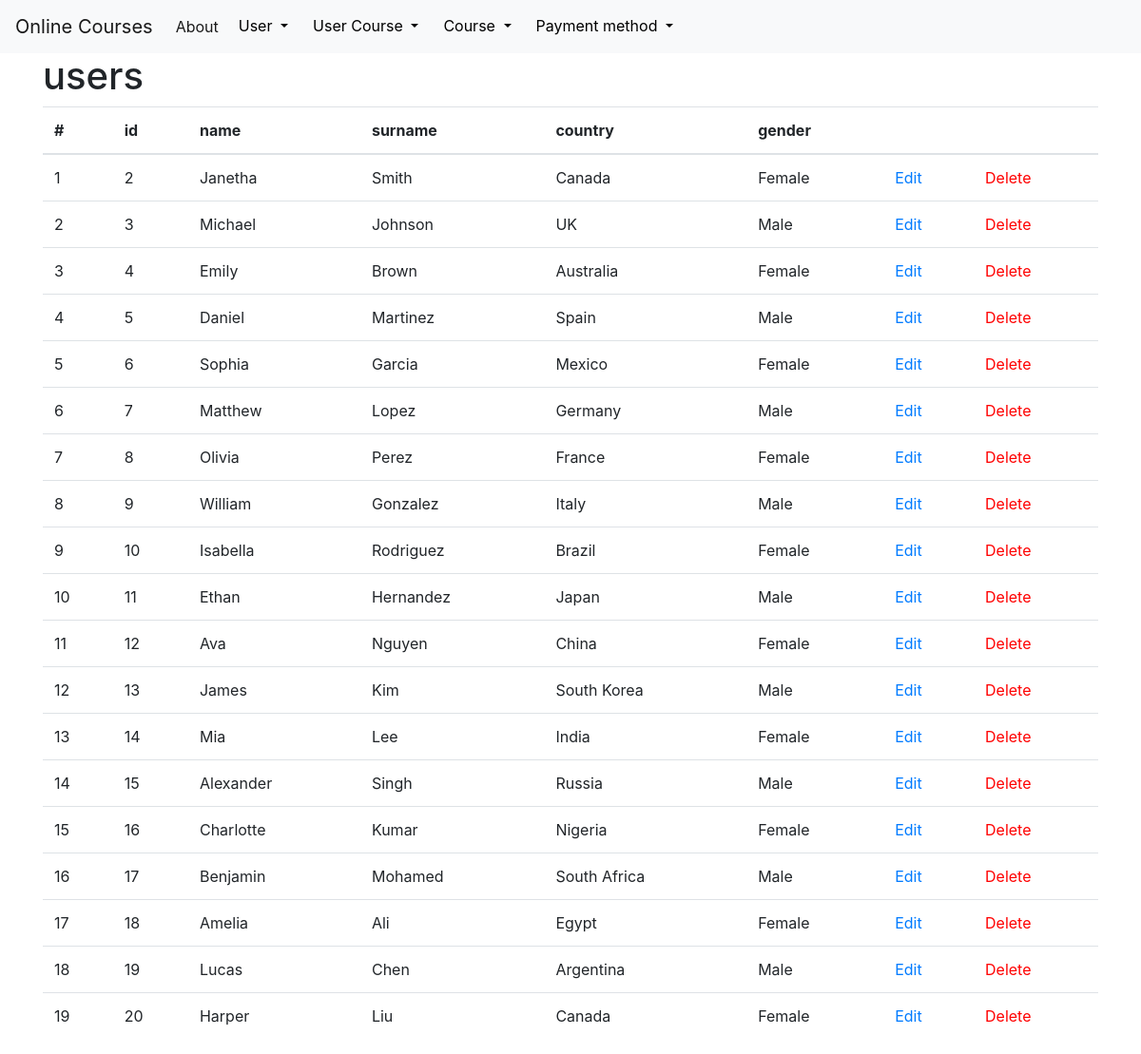
Screenshot of /users with the database file from the repository.
### tables this page shows
CREATE TABLE `users` (
  `id` INTEGER PRIMARY KEY AUTOINCREMENT ,
  `name` varchar(255) NOT NULL,
  `surname` varchar(255) NOT NULL,
  `country` varchar(255) NOT NULL,
  `gender` varchar(255) NOT NULL
);

### app.py (the view)
@app.route('/<string:table_name>')
def show(table_name):
    connection = get_db_connection()
    my_class = classAdresses[table_name]
    rows = my_class.select(connection)
    return render_template('table.html', rows=rows, table_class=my_class)

### DB_Classes.py (called while the page is built)
    @classmethod
    def select(cls, db_connection, amount=None):
        query = f"SELECT * FROM '{cls.table_name}'"
        if amount is not None:
            query += " LIMIT ?"
            users = db_connection.execute(query, (amount,))
        else:
            users = db_connection.execute(query)
        return users.fetchall()

### app.py (called while the page is built)
def get_db_connection(db = 'database.db'):
    connection = sqlite3.connect(db)
    connection.row_factory = sqlite3.Row
    return connection

@app.template_filter('table_name')
def getTableName(myClass):
    return myClass.table_name

@app.template_filter('get_attributes')
def getAttributes(myClass):
    return myClass.attributes

@app.template_filter('get_id')
def getID(myClass):
    return myClass.id

### templates/table.html
{% extends 'base.html' %}
{% block content %}
    <h1>{% block title %} {{ table_class | table_name }} {% endblock %}</h1>
    <table class="table">
      <thead>
        <tr>
          <th scope="col">#</th>
          <th scope="col">{{ table_class | get_id }}</th>
          {% for attribute in table_class | get_attributes %}
            <th scope="col">{{ attribute }}</th>
          {% endfor %}
            <th scope="col"></th>
            <th scope="col"></th>
        </tr>
      </thead>
      <tbody>
      {% for row in rows %}
        <tr>
            <td>{{ loop.index }}</td>
            <td>{{ row["id"] }}</td>
            {% for attribute in table_class | get_attributes %}
            <td>{{ row[attribute] }}</td>
            {% endfor %}
            <td><a href="{{ url_for('edit', table_name = table_class | table_name, element_id=row['id']) }}">Edit</a></td>
            <td><a href="{{ url_for('delete', table_name = table_class | table_name, element_id=row['id']) }}" class="delete-link">Delete</a></td>
          </tr>
      {% endfor %}
      </tbody>
    </table>
{% endblock %}

### templates/base.html (shortened to what this page needs)
<!doctype html>
<html lang="en">
  <head>
    <link rel="stylesheet" href="https://stackpath.bootstrapcdn.com/bootstrap/4.3.1/css/bootstrap.min.css">
    <link rel="stylesheet" href="{{ url_for('static', filename='css/style.css') }}">
  </head>
  <body>
    <nav class="navbar navbar-expand-md navbar-light bg-light">
        <a class="navbar-brand" href="{{ url_for('index')}}">Online Courses</a>
        <div class="collapse navbar-collapse" id="navbarNav">
            <ul class="navbar-nav">
                <li class="nav-item active">
                    <a class="nav-link" href="#">About</a>
                </li>
                <div class="dropdown">
                    <button class="btn btn-secondary dropdown-toggle" type="button" id = "dropdown1" data-toggle="dropdown" aria-haspopup="true" aria-expanded="false">
                        User
                    </button>
                </div>
                <div class="dropdown">
                    <button class="btn btn-secondary dropdown-toggle" type="button"  id="dropdown2" data-toggle="dropdown" aria-haspopup="true" aria-expanded="false">
                        User Course
                    </button>
                </div>
                <div class="dropdown">
                    <button class="btn btn-secondary dropdown-toggle" type="button" id = "dropdown3" data-toggle="dropdown" aria-haspopup="true" aria-expanded="false">
                        Course
                    </button>
                </div>
                <div class="dropdown">
                    <button class="btn btn-secondary dropdown-toggle" type="button" id = "dropdown4" data-toggle="dropdown" aria-haspopup="true" aria-expanded="false">
                        Payment method
                    </button>
                </div>
            </ul>
        </div>
    </nav>
    <div class="container">
      {% block content %} {% endblock %}
    </div>
  </body>
</html>

### static/css/style.css (style rules this page uses)
.dropdown-toggle { color: black; background-color: transparent; border-color: transparent; }
.delete-link { color: red; }

### rows the page displays
users: id "2", name "Janetha" "Smith" "Canada" "Female"
users: id "3", name "Michael" "Johnson" "UK" "Male"
users: id "4", name "Emily" "Brown" "Australia" "Female"
users: id "5", name "Daniel" "Martinez" "Spain" "Male"
users: id "6", name "Sophia" "Garcia" "Mexico" "Female"
users: id "7", name "Matthew" "Lopez" "Germany" "Male"
users: id "8", name "Olivia" "Perez" "France" "Female"
users: id "9", name "William" "Gonzalez" "Italy" "Male"
users: id "10", name "Isabella" "Rodriguez" "Brazil" "Female"
users: id "11", name "Ethan" "Hernandez" "Japan" "Male"
users: id "12", name "Ava" "Nguyen" "China" "Female"
users: id "13", name "James" "Kim" "South Korea" "Male"
users: id "14", name "Mia" "Lee" "India" "Female"
users: id "15", name "Alexander" "Singh" "Russia" "Male"
users: id "16", name "Charlotte" "Kumar" "Nigeria" "Female"
users: id "17", name "Benjamin" "Mohamed" "South Africa" "Male"
users: id "18", name "Amelia" "Ali" "Egypt" "Female"
users: id "19", name "Lucas" "Chen" "Argentina" "Male"
users: id "20", name "Harper" "Liu" "Canada" "Female"

### other values shown
{{ table_class | table_name }} "users"
{{ table_class | get_id }} "id"
{{ attribute }} "name" "surname" "country" "gender"
